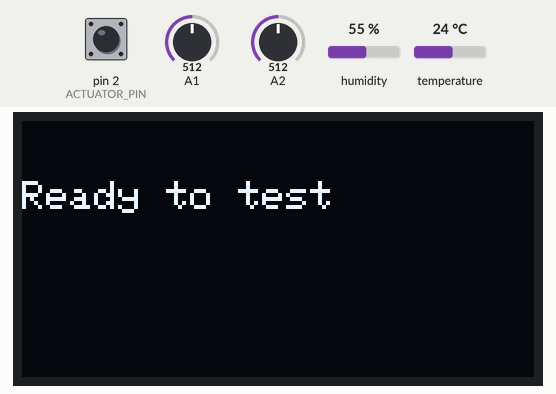
This sketch was run on a simulated Arduino Uno, built with avr-gcc and run on an emulated ATmega328P. Shown: 128×64 one-colour display. The test bench sets the inputs (shaded band); at power-on: pin 2 (ACTUATOR_PIN) HIGH, A2 = 512, A1 = 512, humidity 55 %, temperature 24 °C. Storage starts empty; what the sketch prints to the serial monitor is not drawn.

Above: at 11.5 s.
11.6 s: pin 2 (ACTUATOR_PIN) pulled LOW for 3.2 s
At 15.5 s:
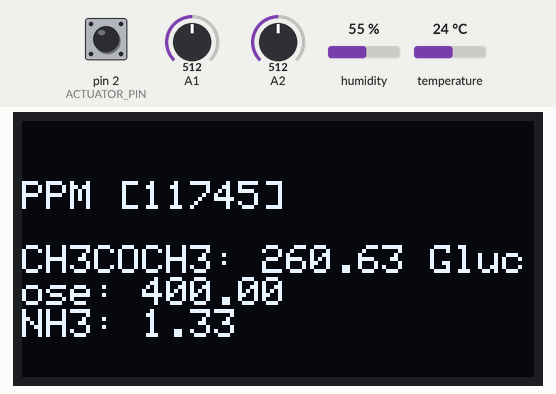
16.3 s: pin 2 (ACTUATOR_PIN) pulled LOW for 1.35 s
At 17.2 s:
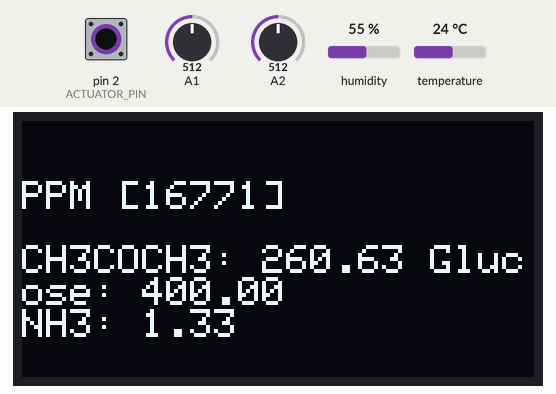
19.1 s: pin 2 (ACTUATOR_PIN) pulled LOW for 3.2 s
At 23.1 s:
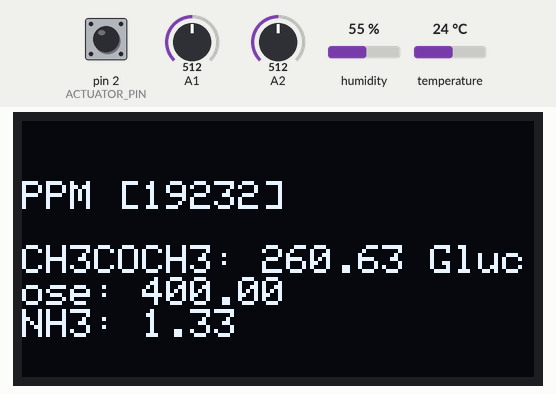
23.8 s: A2 set to 390
28.1 s: pin 2 (ACTUATOR_PIN) driven LOW
At 30.0 s:
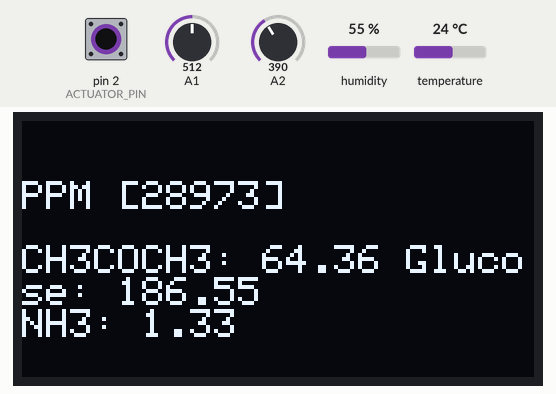
30.5 s: A1 set to 390
At 32.5 s:
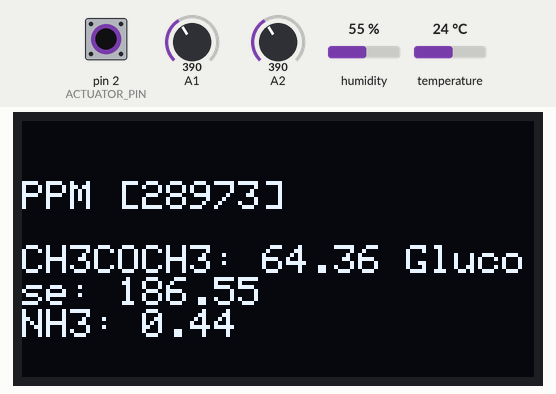
Timing chart, 0 to 34.0 s (numbered marks = the images above; inputs shaded):
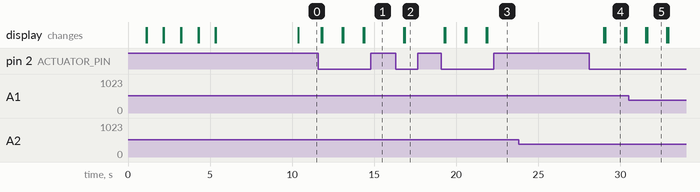

Measured:
- after the input at 11.6 s, the display: first changes after 0.18 s (image 1 shows a later state)
- after the input at 16.3 s, the display: first changes after 0.50 s (image 2 shows a later state)
- after the input at 19.1 s, the display: first changes after 0.16 s (image 3 shows a later state)
- after the input at 23.8 s, every drawn part: stays the same
- after the input at 28.1 s, the display: first changes after 0.90 s (image 4 shows a later state)
- after the input at 30.5 s, the display: first differs from a run without the input after 1.1 s (image 5)
- what the display in image 4 shows lasts 1.2 s, from 29.1 s to 30.3 s

The sketch:

BAFDA.ino
```cpp
#include <SPI.h>
#include <DHT.h>
#include <DHT_U.h>
#include <SD.h>
#include <Wire.h>
#include <Adafruit_GFX.h>
#include <Adafruit_SSD1306.h>

// OLED params:
#define SCREEN_WIDTH 128
#define SCREEN_HEIGHT 64
// Declaration for SSD1306 display connected using I2C
#define OLED_RESET     -1 // Reset pin # (or -1 if sharing Arduino reset pin)
#define SCREEN_ADDRESS 0x3C
Adafruit_SSD1306 display(SCREEN_WIDTH, SCREEN_HEIGHT, &Wire, OLED_RESET);

// Actuator params:
#define ACTUATOR_PIN 2
int Actuator[2] = {0, 0}; // format: 0/1 = off/on; 0 = initial value of unique-id

// SD card params:
#define SD_PIN 10
#define DATAFILE "data.csv" // macro only supports 8.3 character filename

// Sensor params:
#define HEAT_TIME 5
#define VOLT_SUPPLY 5.0 // volts
#define SENSOR_ACETONE "ACE"
#define SENSOR_NH3 "NH3"
#define DHTPIN 4
#define DHTTYPE DHT22
DHT dht(DHTPIN, DHTTYPE);

void setupSD() {
  // Initialize SD card
  if (!SD.begin(SD_PIN)) {
    Serial.println("SD card initialization failed!");
    OLED("SD Failure", 1, 1);
    while (1); // Stop the program if SD initialization fails
  }
  Serial.println("SD card initialized.");

  // Initialise DHT
  dht.begin();
  Wire.begin();
}

void getAmbient() {
  float temp = dht.readTemperature();
  float humidity = dht.readHumidity();
  if (isnan(temp)) {
    Serial.println("Failed to getAmbient");
    return;
  }
  Serial.print("Temp: " + String(temp) + "°C");
  Serial.println(" / Humidity: " + String(humidity) + "%");
  delay(5000);
}

void writeFile(String text) {
  String headers = "";
  if (!SD.exists(DATAFILE)) {
    headers = "TestID,Acetone(PPM),Ammonia(PPM)\n"; // Header for CSV file
  }

  File myFile;
  myFile = SD.open(DATAFILE, FILE_WRITE);
  // Check if the file opened successfully
  if (myFile) {
    Serial.println("Writing to file...");
    myFile.println(headers + text);
    myFile.close(); // Close the file
    Serial.println("Data written successfully.");
  } else {
    Serial.println("Error opening data file");
  }
}
float generateID() {
  return millis();
}
void OLED(String text, int clear, int size) {
  if (clear == 1) {
    display.clearDisplay();
    display.setCursor(0,15);
  }
  display.setTextColor(WHITE);
  display.setTextSize(size);
  display.println(text);
  display.display();
}
void setupDisplay() {
  // initialize the OLED object
  if(!display.begin(SSD1306_SWITCHCAPVCC, SCREEN_ADDRESS)) {
    Serial.println(F("SSD1306 allocation failed"));
    for(;;); // Don't proceed, loop forever
  }
  OLED("Boot-up complete", 1, 1);
}
void heatSensors() {
  //Sensor heating startup:
  int t_i = HEAT_TIME;
  while (t_i > 0) {
    delay(1000);
    OLED("Heating sensors\n", 1, 1);
    OLED(String(--t_i), 0, 2);
  }
}

// Define the Sensor class
class Sensor {
  public:
    String name;
    int pin;
    float RL;
    float R0;
    float m;
    float b;
    float ppm;
    float transform;

    // Constructor to initialize the sensor with pin and threshold
    Sensor(String name, int pin, float rl, float r0, float m, float b) {
      this->name = name;
      this->pin = pin;
      this->RL = rl;
      this->R0 = r0;
      this->m = m;
      this->b = b;
      this->ppm = 0.00;
      this->transform = 0.00;
    }

    // Function to read the sensor value from the analog pin
    void calibrate() {
      if (this->R0 > 0) return; // R0 calibration has already been done

      // find R0
      float R0 = 0.00;
      int sample = 100;
      int wait = 500;
      for (int x = 0; x < sample; x++) {
        R0 = R0 + this->getRs();
        OLED("Calibrating sensors\n", 1, 1);
        OLED(String(sample - x), 0, 2);
        delay(wait);
      }
      R0 = R0/sample;
      this->R0 = R0; // Setting R0 in Gas array

      String str = "Calibration done, R0 = " + String(R0);
      Serial.println(str);
    }
    float getRs() {
      // formula: Rs = (VOLT_SUPPLY * RL)/VOLT_OUT - RL
      //float sensorValue, voltage, Rs = 0.00;
      float sensorValue = 0;
      float voltage = 0;
      float Rs = 0;

      sensorValue = analogRead(this->pin);
      Serial.println(sensorValue);
      voltage = (sensorValue / 1023.0) * VOLT_SUPPLY;
      Serial.println(voltage);
      Rs = ((VOLT_SUPPLY * this->RL) / voltage) - this->RL;
      Serial.println(Rs);
      Rs = this->ambientCorrection(Rs);
      return Rs;
    }
    float ambientCorrection(float sensorResistance) {
      return sensorResistance;
    }
    void getPPM() {
      String transform = "";
      float Rs = 0.00;
      float ratio = 0.00;

      Rs = this->getRs();
      Serial.println(Rs);
      ratio = Rs / this->R0;
      Serial.println(ratio);
      this->ppm = pow(10, ((log10(ratio) - this->b) / this->m));
      Serial.println(this->ppm);

      if (this->name == SENSOR_ACETONE) {
        this->getGlucose();
        transform = " /Glucose = " + String(this->transform);
      }

      String str = "[" + this->name + "] Rs = " + String(Rs) + " /RL = " + String(this->RL) + " /R0 = " + String(this->R0) + " /Ratio = " + String(ratio) + " /PPM = " + String(this->ppm) + transform;
      Serial.println(str);
    }
    void getGlucose() {
      const float slope = 1.5;
      const float intercept = 90.0;

      float glucose = slope * this->ppm + intercept;
      if (glucose <40) glucose = 40.00;
      if (glucose >400) glucose = 400.00;
      this->transform = glucose;
    }
};

// Sensor init format: {sensor, pin, RL in K-oh, R0 in K-oh, slope, y-intercept}
//float Acetone[] = {SENSOR_ACETONE, A2, 46.4, 412, -0.347708838975381, -0.108223116674343}; // format {sensor, pin, RL in K-oh, R0 in K-oh, slope, y-intercept}
//float NH3[] = {SENSOR_NH3, A1, 46, 28, -0.438340578701237, 0.269264245543036}; // format {sensor, pin, RL in K-oh, R0 in K-oh, slope, y-intercept}
Sensor Acetone(SENSOR_ACETONE, A2, 46.50, 412.00, -0.347708838975381, -0.108223116674343);
Sensor NH3(SENSOR_NH3, A1, 46.00, 28.00, -0.438340578701237, 0.269264245543036);

void setup() {
  // put your setup code here, to run once:
  Serial.begin(9600);

  pinMode(ACTUATOR_PIN, INPUT_PULLUP);
  setupDisplay();
  setupSD();
  heatSensors();
  Acetone.calibrate();
  NH3.calibrate();
  getAmbient();
  OLED("Ready to test", 1, 1);
}

void loop() {
  Acetone.getPPM();
  NH3.getPPM();
  pollActuator();
  delay(1000);
}


void pollActuator() {
  // Actuator params:
  String uid, acetoneppm, nh3ppm, glucose = "";
  int Actuator_state = 0;
  Actuator_state = digitalRead(ACTUATOR_PIN);
  if (Actuator_state == LOW) {
    if (Actuator[0] == 0) {
      Actuator[0] = 1;
      Actuator[1] = generateID();
    }
    uid = String(Actuator[1]);
    acetoneppm = String(Acetone.ppm);
    glucose = String(Acetone.transform);
    nh3ppm = String(NH3.ppm);
    OLED("PPM [" + uid + "]\n", 1, 1);
    OLED("CH3COCH3: " + acetoneppm + " Glucose: " + glucose, 0, 1);  // Display readings:
    OLED("NH3: " + nh3ppm, 0, 1);
    writeFile(uid+"," + acetoneppm + "," + nh3ppm);
  } else {
    if (Actuator[0] == 1) {
      Actuator[0] = 0;
      Actuator[1] = 0;
    }
  }
}
```
